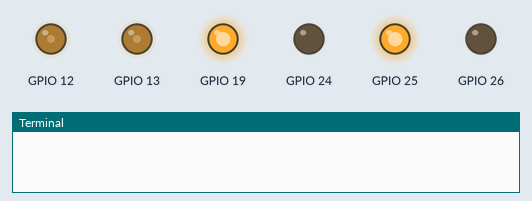
A program run on a simulated Raspberry Pi (BCM pin numbers). On the bench: output pins drawn as LEDs (lit = HIGH), the last lines printed to the terminal. Threads take turns every 2 ms. At 38.0 s the program stops and its outputs stay as they are.

Above: at 0.1 s.
At 8.1 s:
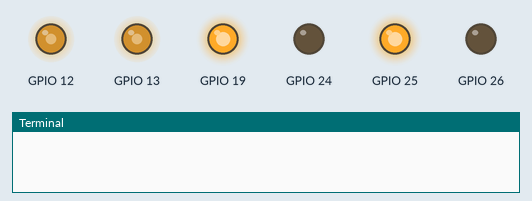
At 18.1 s:
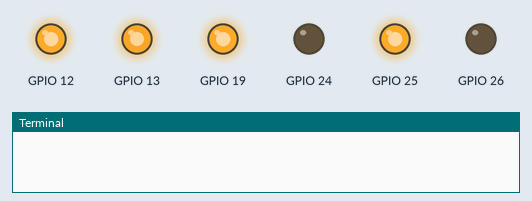
At 24.1 s:
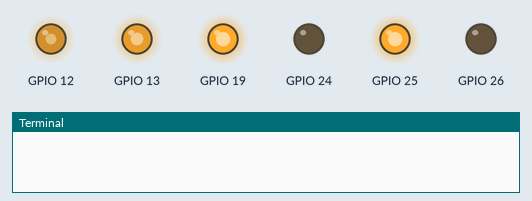
At 36.1 s:
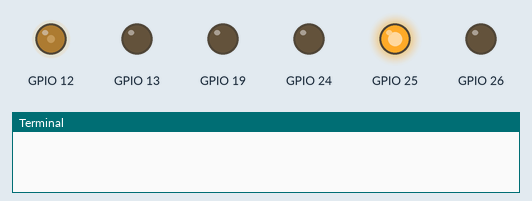
At 38.1 s:
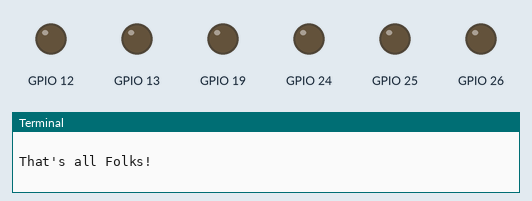
Timing chart, 0 to 39.5 s (numbered marks = the images above):
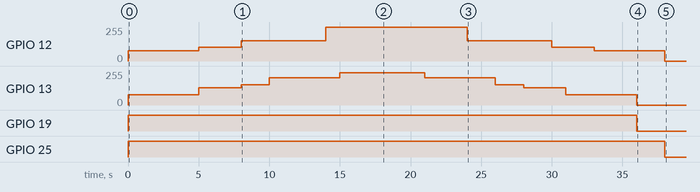

Measured:
- by itself, GPIO 12: 0/255 → 77/255 at 0.00 s, → 102/255 5.0 s later, → 153/255 3.0 s later, → 255/255 6.0 s later, … (8 changes in this stretch)
- by itself, GPIO 13: rises from 0/255 to 242/255 in 15.0 s, then falls to 0/255 in 21.0 s
- by itself, GPIO 19: LOW → HIGH at 0.00 s, → LOW 36.0 s later
- by itself, GPIO 25: LOW → HIGH at 0.00 s, → LOW 38.0 s later

The program:

MotoresDC_Multithreading_V1.py
```python
'''
Utilizamos 2 motores con un único driver L293D
Definimos la clase MotorDC
Añadimos PWM para control de la velocidad del motor (velocidad: -100..100)
Simplificamos la clase con un único método para arrancar, que requiere velocidad y dirección de giro
Añadimos multithreading para que cada motor sea gestionado por un thread separado
'''

import time
from threading import Thread
import RPi.GPIO as GPIO


class MotorDC():
    def __init__(self, input, enable):
        '''
        Inicializa clase MotorDC
            input: (IN1, IN2) pines de control de sentido de giro
            enable: pin de activación
        '''
        GPIO.setmode(GPIO.BCM)
        GPIO.setup([input[0], input[1], enable], GPIO.OUT)
        self.input = input
        self.enable = enable
        self.pwm = GPIO.PWM(enable, 100)            # Comprobado que funciona mejor con frecuencias bajas (aprox 100 Hz.)
        self.pwm.start(0)


    def on(self, speed):
        '''
        Gira motor sentido horario
            speed: (-100..100) velocidad
        '''
        if 0 <= speed <= 100:                           # Girar derecha
            GPIO.output(self.input[0], GPIO.LOW)
            GPIO.output(self.input[1], GPIO.HIGH)
            # GPIO.output(self.enable, GPIO.HIGH)
            self.pwm.ChangeDutyCycle(speed)
        elif -100 <= speed < 0:                         # Girar izquierda
            GPIO.output(self.input[0], GPIO.HIGH)
            GPIO.output(self.input[1], GPIO.LOW)
            # GPIO.output(self.enable, GPIO.HIGH)
            self.pwm.ChangeDutyCycle(-speed)

    def off(self):
        '''
        Apagar motor
        '''
        GPIO.output(self.input[0], GPIO.LOW)
        GPIO.output(self.input[1], GPIO.LOW)
        # GPIO.output(self.enable, GPIO.LOW)
        self.pwm.ChangeDutyCycle(0)


def loop_motor(motor, loop):
    '''
    Ciclo principal del motor
    Entradas:
        motor: variable tipo MotorDC
    '''
    for l in loop:
        motor.on(l[0])
        time.sleep(l[1])

    for l in reversed(loop):
        motor.on(l[0])
        time.sleep(l[1])

    motor.off()


# Motor 1
IN1 = (26, 19)      # Board 37, 35
EN1 = 13            # Board 33 (PWM)
motor1 = MotorDC(IN1, EN1)
# motor1 = MotorDC(IN1, EN1)
loop_motor1 = [(30, 5), (50, 3), (60, 2), (80, 5), (95, 3), (100, 0)]

# Motor 2
IN2 = (25, 24)        # Board 22, 18
EN2 = 12              # Board 32
motor2 = MotorDC(IN2, EN2)
loop_motor2 = [(-30, 5), (-40, 3), (-60, 6), (-100, 5)]


# Main function (MULTITHREADING)
def main():
    try:
        lista_threads = [
            Thread(target=loop_motor, args=(motor1, loop_motor1)),
            Thread(target=loop_motor, args=(motor2, loop_motor2)),
        ]
        for thread in lista_threads:
            thread.start()

        for thread in lista_threads:
            thread.join()

    except KeyboardInterrupt:
        print("\nParando motores...")

        for thread in lista_threads:
            thread.terminate()

        for thread in lista_threads:
            thread.join()

    finally:
        GPIO.cleanup()
        print("\nThat's all Folks!")


# Command line execution
if __name__ == '__main__':
    main()
```
